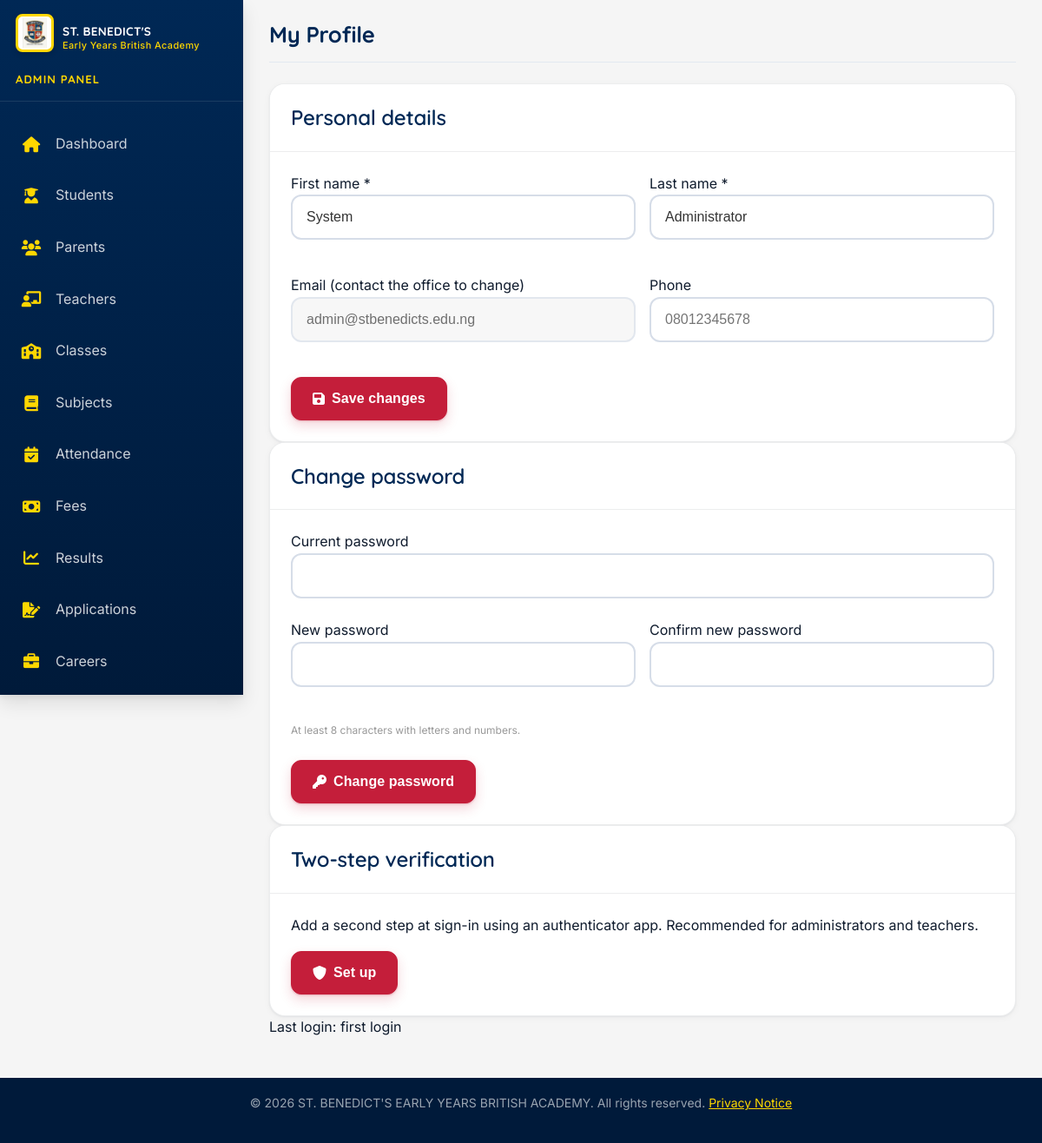
Screenshot of /admin/profile.php (signed in) with the database file from the repository.
### tables this page shows
CREATE TABLE users (
    id INT PRIMARY KEY AUTO_INCREMENT,
    username VARCHAR(50) UNIQUE NOT NULL,
    email VARCHAR(100) UNIQUE NOT NULL,
    password_hash VARCHAR(255) NOT NULL,
    first_name VARCHAR(50) NOT NULL,
    last_name VARCHAR(50) NOT NULL,
    phone VARCHAR(20),
    role ENUM('admin', 'teacher', 'student', 'parent') NOT NULL,
    profile_image VARCHAR(255),
    is_active BOOLEAN DEFAULT TRUE,
    last_login DATETIME,
    login_attempts INT DEFAULT 0,
    locked_until DATETIME,
    totp_secret VARCHAR(64) NULL,
    totp_enabled TINYINT(1) NOT NULL DEFAULT 0,
    created_at TIMESTAMP DEFAULT CURRENT_TIMESTAMP,
    updated_at TIMESTAMP DEFAULT CURRENT_TIMESTAMP ON UPDATE CURRENT_TIMESTAMP,
    deleted_at TIMESTAMP NULL,
    INDEX idx_email (email),
    INDEX idx_role (role)
);

### admin/profile.php (called while the page is built, shortened)
<?php
require_once __DIR__ . '/../config/security.php';
require_once __DIR__ . '/../includes/auth.php';
require_once __DIR__ . '/../includes/profile_page.php';
include __DIR__ . '/../includes/header.php';
render_profile_page('admin');
include __DIR__ . '/../includes/footer.php';

### config/database.php (called while the page is built, shortened)
<?php
class Database {
    private static $instance = null;
    private $connection;
    private $charset = 'utf8mb4';
    private function __construct() {
        try {
            $dsn = "mysql:host=" . DB_HOST . ";dbname=" . DB_NAME . ";charset={$this->charset}";
            $options = [
                PDO::ATTR_ERRMODE => PDO::ERRMODE_EXCEPTION,
                PDO::ATTR_DEFAULT_FETCH_MODE => PDO::FETCH_ASSOC,
                PDO::ATTR_EMULATE_PREPARES => false,
                PDO::MYSQL_ATTR_INIT_COMMAND => "SET NAMES utf8mb4 COLLATE utf8mb4_unicode_ci"
            ];
            $this->connection = new PDO($dsn, DB_USER, DB_PASS, $options);
        } catch (PDOException $e) {
            error_log("Database Connection Error: " . $e->getMessage());
            http_response_code(503);
            die("Database connection failed. Please try again later.");
        }
    }
    public static function getInstance() {
        if (self::$instance === null) {
            self::$instance = new self();
        }
        return self::$instance;
    }
    public function query($sql, $params = []) {
        try {
            $this->statement = $this->connection->prepare($sql);
            foreach (array_values($params) as $i => $value) {
                if (is_int($value)) $type = PDO::PARAM_INT;
                elseif (is_bool($value)) { $type = PDO::PARAM_INT; $value = (int)$value; }
                elseif ($value === null) $type = PDO::PARAM_NULL;
                else $type = PDO::PARAM_STR;
                $key = is_string(array_keys($params)[$i]) ? array_keys($params)[$i] : $i + 1;
                $this->statement->bindValue($key, $value, $type);
            }
            $this->statement->execute();
            return $this->statement;
        } catch (PDOException $e) {
            error_log("Query Error: " . $e->getMessage() . " SQL: " . $sql);
            throw new Exception("Database query failed");
        }
    }
    public function getRow($sql, $params = []) {
        return $this->query($sql, $params)->fetch();
    }
}
if (!function_exists('db')) {
    function db() {
        return Database::getInstance();
    }
}

### config/security.php (called while the page is built, shortened)
<?php
require_once __DIR__ . '/database.php';
if (!function_exists('e')) {
    function e($value) {
        return htmlspecialchars((string)($value ?? ''), ENT_QUOTES, 'UTF-8');
    }
}
require_once dirname(__DIR__) . '/includes/layout.php';

### includes/profile_page.php (the view, shortened to what this page needs)
<?php
function render_profile_page($role) {
    $db = db();
    $uid = (int)$_SESSION['user_id'];
    $table = ['teacher' => 'teachers', 'parent' => 'parents'][$role] ?? null;
    $addr = $table ? "x.address" : "NULL";
    $join = $table ? "LEFT JOIN $table x ON x.user_id = u.id" : '';
    $me = $db->getRow("SELECT u.username, u.email, u.first_name, u.last_name, u.phone, $addr AS address, u.last_login, u.totp_enabled FROM users u $join WHERE u.id = ?", [$uid]);
    ?>
    <div class="card"><div class="card-header"><h3>Personal details</h3></div><div class="card-body">
        <form method="POST"><?php echo csrf_field(); ?><input type="hidden" name="action" value="profile">
            <div class="form-row">
                <div class="form-group"><label for="first_name">First name *</label><input class="form-control" id="first_name" name="first_name" required maxlength="50" value="<?php echo e($me['first_name']); ?>"></div>
                <div class="form-group"><label for="last_name">Last name *</label><input class="form-control" id="last_name" name="last_name" required maxlength="50" value="<?php echo e($me['last_name']); ?>"></div>
            </div>
            <div class="form-row">
                <div class="form-group"><label>Email (contact the office to change)</label><input class="form-control" value="<?php echo e($me['email']); ?>" disabled></div>
                <div class="form-group"><label for="phone">Phone</label><input class="form-control" id="phone" name="phone" type="tel" inputmode="tel" placeholder="08012345678" value="<?php echo e($me['phone']); ?>"></div>
            </div>
            <button type="submit" class="btn btn-primary"><i class="fas fa-save"></i> Save changes</button>
        </form>
    </div></div>
    <div class="card"><div class="card-header"><h3>Change password</h3></div><div class="card-body">
        <form method="POST" autocomplete="off"><?php echo csrf_field(); ?><input type="hidden" name="action" value="password">
            <div class="form-group"><label for="current_password">Current password</label><input class="form-control" type="password" id="current_password" name="current_password" required autocomplete="current-password"></div>
            <div class="form-row">
                <div class="form-group"><label for="new_password">New password</label><input class="form-control" type="password" id="new_password" name="new_password" required minlength="8" autocomplete="new-password"></div>
                <div class="form-group"><label for="confirm_password">Confirm new password</label><input class="form-control" type="password" id="confirm_password" name="confirm_password" required minlength="8" autocomplete="new-password"></div>
            </div>
            <small class="form-text text-muted">At least 8 characters with letters and numbers.</small><br>
            <button type="submit" class="btn btn-primary"><i class="fas fa-key"></i> Change password</button>
        </form>
    </div></div>
    <div class="card"><div class="card-header"><h3>Two-step verification</h3></div><div class="card-body">
    <?php if (!empty($me['totp_enabled'])): ?>
        <p><span class="badge badge-success">On</span> Your account asks for an authenticator code at sign-in.</p>
        <form method="POST" autocomplete="off"><?php echo csrf_field(); ?><input type="hidden" name="action" value="2fa_disable">
            <div class="form-group"><label for="d2_pw">Confirm your password to turn it off</label><input class="form-control" type="password" id="d2_pw" name="current_password" required autocomplete="current-password"></div>
            <button type="submit" class="btn btn-danger"><i class="fas fa-shield-alt"></i> Turn off</button>
        </form>
    <?php else: ?>
        <p>Add a second step at sign-in using an authenticator app. Recommended for administrators and teachers.</p>
        <form method="POST"><?php echo csrf_field(); ?><input type="hidden" name="action" value="2fa_start">
            <button type="submit" class="btn btn-primary"><i class="fas fa-shield-alt"></i> Set up</button>
        </form>
    <?php endif; ?>
    </div></div>
    <p class="text-muted">Last login: <?php echo e($me['last_login'] ? formatDate($me['last_login'], 'd M Y, h:i A') : 'first login'); ?></p>
    <?php
}

### assets/css/style.css (style rules this page uses)
:root { --navy: #002855; --navy-dark: #001a3a; --navy-light: #1a3a6b; --red: #c41e3a; --red-dark: #a01830; --red-light: #d4455e; --gold: #ffd700; --gold-dark: #e6c200; --gold-light: #ffdf4d; --white: #ffffff; --off-white: #f8f9fa; --light-gray: #f5f5f5; --medium-gray: #e0e0e0; --gray: #999999; --dark-gray: #333333; --black: #000000; --success: #28a745; --success-dark: #218838; --success-light: #6cdf7c; --warning: #ffc107; --warning-dark: #e0a800; --warning-light: #ffdb6d; --danger: #dc3545; --danger-dark: #c82333; --danger-light: #f06a7a; --info: #17a2b8; --info-dark: #138496; --info-light: #54d0e6; --font-primary: 'Inter', -apple-system, BlinkMacSystemFont, 'Segoe UI', Roboto, Oxygen, Ubuntu, sans-serif; --font-secondary: 'Quicksand', -apple-system, BlinkMacSystemFont, 'Segoe UI', Roboto, Oxygen, Ubuntu, sans-serif; --font-size-xs: 0.75rem; --font-size-sm: 0.875rem; --font-size-md: 1rem; --font-size-lg: 1.125rem; --font-size-xl: 1.25rem; --font-size-2xl: 1.5rem; --font-size-3xl: 1.875rem; --font-size-4xl: 2.25rem; --font-size-5xl: 3rem; --spacing-xs: 0.25rem; --spacing-sm: 0.5rem; --spacing-md: 1rem; --spacing-lg: 1.5rem; --spacing-xl: 2rem; --spacing-2xl: 2.5rem; --spacing-3xl: 3rem; --spacing-4xl: 4rem; --radius-sm: 0.25rem; --radius-md: 0.5rem; --radius-lg: 1rem; --radius-xl: 1.5rem; --radius-full: 9999px; --shadow-sm: 0 1px 3px rgba(0,0,0,0.12), 0 1px 2px rgba(0,0,0,0.24); --shadow-md: 0 4px 6px rgba(0,0,0,0.1), 0 1px 3px rgba(0,0,0,0.08); --shadow-lg: 0 10px 20px rgba(0,0,0,0.1), 0 3px 6px rgba(0,0,0,0.05); --shadow-xl: 0 20px 40px rgba(0,0,0,0.15), 0 5px 15px rgba(0,0,0,0.1); --shadow-inner: inset 0 2px 4px rgba(0,0,0,0.06); --transition-fast: 150ms ease; --transition-normal: 300ms ease; --transition-slow: 500ms ease; --transition-bounce: 300ms cubic-bezier(0.68, -0.55, 0.265, 1.55); --z-dropdown: 1000; --z-sticky: 1020; --z-fixed: 1030; --z-modal: 1040; --z-popover: 1050; --z-tooltip: 1060; --header-height: 80px; --sidebar-width: 280px; --sidebar-collapsed-width: 80px; --container-max-width: 1280px; --container-padding: var(--spacing-lg); }
*, *::before, *::after { margin: 0; padding: 0; box-sizing: border-box; }
html { font-size: 16px; scroll-behavior: smooth; -webkit-font-smoothing: antialiased; -moz-osx-font-smoothing: grayscale; text-rendering: optimizeLegibility; }
body { font-family: var(--font-primary); font-size: var(--font-size-md); line-height: 1.6; color: var(--dark-gray); background-color: var(--white); overflow-x: hidden; transition: background-color var(--transition-normal), color var(--transition-normal); }
h1, h2, h3, h4, h5, h6 { font-family: var(--font-secondary); font-weight: 600; line-height: 1.2; margin-bottom: var(--spacing-md); color: var(--navy); transition: color var(--transition-normal); }
h3 { font-size: var(--font-size-2xl); }
p { margin-bottom: var(--spacing-md); }
.btn { display: inline-flex; align-items: center; justify-content: center; gap: var(--spacing-sm); padding: 0.75rem 1.5rem; border-radius: var(--radius-md); font-weight: 500; font-size: var(--font-size-md); line-height: 1.5; text-align: center; cursor: pointer; transition: all var(--transition-fast); border: 2px solid transparent; background: none; white-space: nowrap; user-select: none; }
.btn-primary { background-color: var(--red); color: var(--white); }
.form-group { margin-bottom: var(--spacing-lg); }
.form-control { display: block; width: 100%; padding: 0.75rem 1rem; font-size: var(--font-size-md); line-height: 1.5; color: var(--dark-gray); background-color: var(--white); border: 2px solid var(--medium-gray); border-radius: var(--radius-md); transition: all var(--transition-fast); }
.form-control:disabled, .form-control[readonly] { background-color: var(--light-gray); opacity: 0.7; cursor: not-allowed; }
.form-row { display: grid; grid-template-columns: repeat(auto-fit, minmax(250px, 1fr)); gap: var(--spacing-md); margin-bottom: var(--spacing-md); }
.form-text { display: block; margin-top: var(--spacing-xs); font-size: var(--font-size-xs); color: var(--gray); }
.card { background-color: var(--white); border-radius: var(--radius-lg); box-shadow: var(--shadow-sm); transition: all var(--transition-normal); overflow: hidden; }
.card-header { padding: var(--spacing-lg); border-bottom: 1px solid var(--light-gray); background-color: var(--off-white); }
.card-header h1, .card-header h2, .card-header h3, .card-header h4, .card-header h5, .card-header h6 { margin-bottom: 0; }
.card-body { padding: var(--spacing-lg); }

### rows the page displays
users: first_name "System", last_name "Administrator", email "admin@stbenedicts.edu.ng", last_login "first login"

### other values shown
$titles[$role] "ADMIN PANEL"
$label "Dashboard"
$label "Students"
$label "Parents"
$label "Teachers"
$label "Classes"
$label "Subjects"
$label "Attendance"
$label "Fees"
$label "Results"
$label "Applications"
$label "Careers"
$title "My Profile"
SCHOOL_NAME "ST. BENEDICT'S EARLY YEARS BRITISH ACADEMY"
